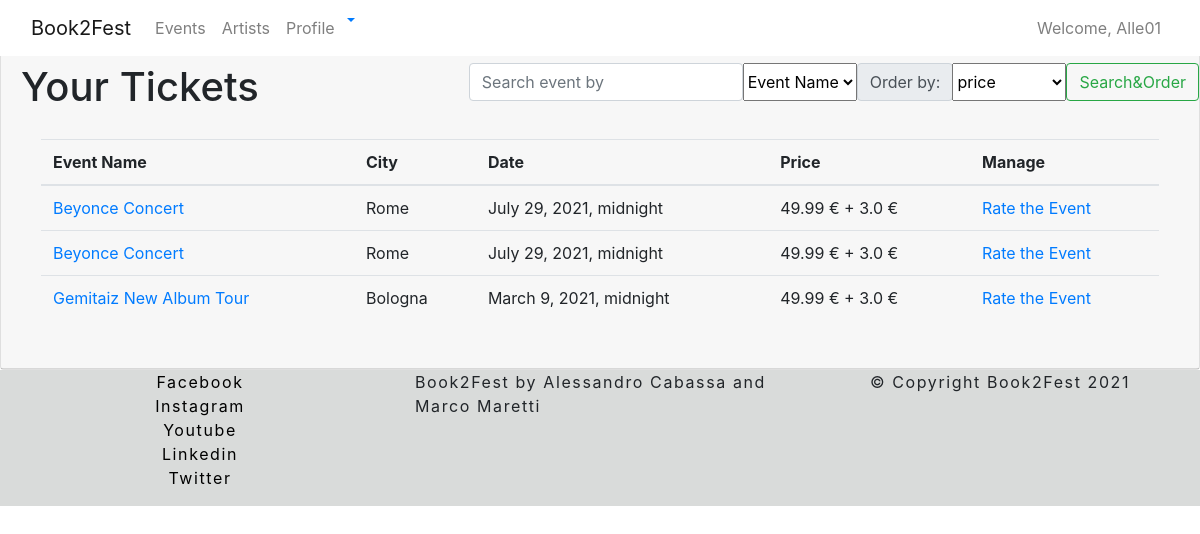
The app's page /book2fest/ticket/list (signed in) with its own data.
### book2fest/models.py (models this page shows, shortened)
class Ticket(models.Model):
    seat = models.OneToOneField(Seat, related_name='ticket_seat', on_delete=models.CASCADE)
    user = models.ForeignKey(UserProfile, related_name="ticket_user", on_delete=models.CASCADE)
    delivery = models.ForeignKey(Delivery, related_name='ticket_delivery', on_delete=models.CASCADE)

class Seat(models.Model):   #TODO: i seats servono per tutti gli eventi?
    event = models.ForeignKey(EventProfile, related_name='seat_event', on_delete=models.CASCADE)
    name = models.CharField(max_length=32)
    row = models.CharField(max_length=1, blank=True)
    number = models.CharField(max_length=4, blank=True)
    price = models.FloatField()
    available = models.BooleanField(default=True)
    seat_type = models.ForeignKey(SeatType, related_name='seat_type', on_delete=models.CASCADE)

class EventProfile(models.Model):
    user = models.ForeignKey(OrganizerProfile, related_name='event_user', on_delete=models.CASCADE)
    event_name = models.CharField(max_length=60)
    brief_description = models.TextField()
    description = models.TextField()
    artist_list = models.ManyToManyField(Artist)
    city = models.CharField(max_length=32)
    province = models.CharField(max_length=2)
    cap = models.CharField(max_length=5)
    country = models.CharField(max_length=32)
    address = models.CharField(max_length=32)
    how_to_reach = models.CharField(max_length=300)
    max_capacity = models.IntegerField()
    seats_available = models.IntegerField(null=True)
    avg_rating = models.FloatField(null=True)
    event_start = models.DateTimeField()
    event_end = models.DateTimeField()
    services = models.ManyToManyField(Service)# An event has many services, a service can be offered by many events (m to n)
    cancelled = models.BooleanField(default=False)

class Delivery(models.Model):
    name = models.CharField(max_length=32)
    overprice = models.FloatField()
    delivery_time = models.DurationField()   #TODO forse meglio mettere un datetime field boh
    class Meta:
        verbose_name_plural = 'Deliveries'

### book2fest/views.py (the view, shortened to what this page needs)
# urls.py: path('ticket/list', UserTicketList.as_view(), name='ticket-list' ),
class UserTicketList(LoginRequiredMixin, UserRequiredMixin, ListView):
    model = Ticket
    template_name = "book2fest/ticket/list.html"
    def get_context_data(self, *, object_list=None, **kwargs):
        context = super(UserTicketList, self).get_context_data(**kwargs)
        context['order_filters'] = ['event_name', 'event_start', 'price']
        return context
    def get_queryset(self):
        tickets = Ticket.objects.all().filter(user=self.profile)
        query = self.request.GET.get('search', None)
        filter = self.request.GET.get('search-filter', None)
        order = self.request.GET.get('order-filter', None)
        ordering = "seat__event__event_name"
        if order == "event_name":
            ordering = "seat__event__event_name"
        if order == "event_start":
            ordering = "seat__event__event_start"
        if order == "price":
            ordering = "seat__price"
        tickets = Ticket.objects.all().filter(user=self.profile).order_by(ordering)
        return tickets

### book2fest/mixin.py (called while the page is built)
    def dispatch(self, request, *args, **kwargs):
        try:
            self.profile = UserProfile.objects.get(user=request.user)
            return super().dispatch(request, *args, **kwargs)
        except ObjectDoesNotExist:
            return redirect('book2fest:organizer-profile')

### book2fest/templates/book2fest/ticket/list.html (shortened to what this page needs)
{% extends 'base_list.html' %}
{% block content_title %}Your Tickets{% endblock %}
{% block thead %}
    <th>Event Name</th>
    <th>City</th>
    <th>Date</th>
    <th>Price</th>
    <th>Manage</th>
{% endblock %}
{% block tbody %}
    {% for ticket in object_list  %}
        <tr>
            <td><a href="{% url 'book2fest:event-detail' ticket.seat.event.pk %}">{{ ticket.seat.event.event_name }}</a></td>
            <td>{{ ticket.seat.event.city }}</td>
            <td>{{ ticket.seat.event.event_start }}</td>
            <td>{{ ticket.seat.price}} &euro; + {{ ticket.delivery.overprice}} &euro;</td>
            <td><a href="{% url 'book2fest:ticket-manage' ticket.pk %}">Rate the Event</a></td>
        </tr>
    {% endfor %}
{% endblock %}

### templates/navbar.html (shortened to what this page needs)
{% load notifications_tags %}
<header>
    <nav class="navbar navbar-expand-md navbar-light bg-white fixed-top">
        <div class="container-fluid">
            <a class="navbar-brand" href="{% url 'homepage' %}">Book2Fest</a>
            <div class="collapse navbar-collapse justify-content-between " id="navbarCollapse">
                <ul class="navbar-nav me-auto mb-2 mb-md-0 ">
                    <li class="nav-item">
                        <a class="nav-link" aria-current="page" href="{% url 'book2fest:event-list' %}">Events</a>
                    </li>
                    <li class="nav-item">
                        <a class="nav-link" href="">Artists</a>
                    </li>
                    <li class="nav-item">
                        <a class="nav-link" href="{% url 'book2fest:user-profile' %}">Profile</a>
                    </li>
                    <li class="dropdown">
                                    <a href="#" class="dropdown-toggle" data-toggle="dropdown">
                                    </a>
                    </li>
                </ul>
                <ul class="navbar-nav">
                    <li class="nav-item">
                        {% if not user.is_authenticated %}
                            <a class="nav-link" href="{% url 'login' %}">Log in <i class="bi bi-person-circle"></i></a>
                        {% else %}
                            <a class="nav-link" href="{% url 'logout' %}">Welcome, {{ user.username }}</a>
                        {% endif %}
                    </li>
                </ul>
            </div>
        </div>
    </nav>
</header>

### static/css/main.css (style rules this page uses)
body { padding-top: 50px; }

### records on screen
Ticket: seat.event.event_name "Beyonce Concert", seat.event.city "Rome", seat.event.event_start "July 29, 2021, midnight", seat.price "49.99", delivery.overprice "3.0"
Ticket: seat.event.event_name "Beyonce Concert", seat.event.city "Rome", seat.event.event_start "July 29, 2021, midnight", seat.price "49.99", delivery.overprice "3.0"
Ticket: seat.event.event_name "Gemitaiz New Album Tour", seat.event.city "Bologna", seat.event.event_start "March 9, 2021, midnight", seat.price "49.99", delivery.overprice "3.0"

### other values on screen
{{ user.username }} "Alle01"
form field order-filter "price"
